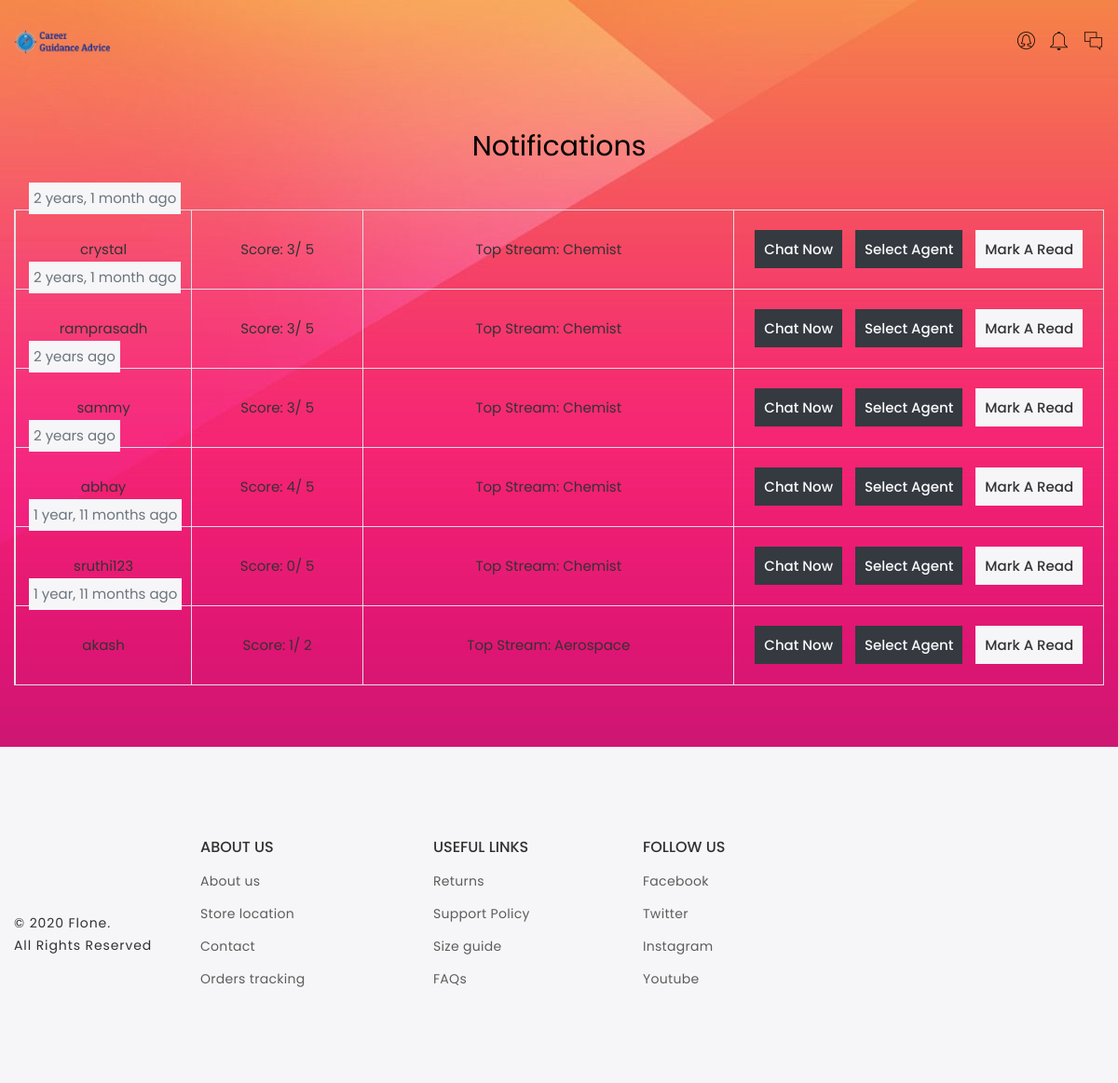
Page /counsellor-agent/notification/counsellor/ (signed in) on the committed database.
### counsellor_agent/models.py (models this page shows, shortened)
class CounsellorNotification(models.Model):
    score = models.ForeignKey("exam.ScoreModel", on_delete=models.DO_NOTHING)
    counsellor = models.ForeignKey("accounts.UserAccounts", on_delete=models.CASCADE)
    notified_at = models.DateTimeField(auto_now_add=True)
    read = models.BooleanField(default=False)

### exam/models.py (models this page shows)
class ScoreModel(models.Model):
    student = models.ForeignKey('accounts.UserAccounts', on_delete=models.CASCADE)
    score = models.IntegerField()
    out_of = models.IntegerField()
    top_stream = models.ForeignKey(SubStreamModel, on_delete=models.CASCADE)
    exam_date = models.DateTimeField(auto_now_add=True)

class SubStreamModel(models.Model):
    stream = models.ForeignKey(StreamModel, on_delete=models.CASCADE)
    name = models.CharField(max_length=30)
    def __str__(self):
        return self.name

### accounts/models.py (models this page shows, shortened)
class UserAccounts(AbstractUser):
    is_student = models.BooleanField(default=False, null=False)
    is_counsellor = models.BooleanField(default=False, null=False)
    is_agent = models.BooleanField(default=False, null=False)
    first_name = None
    last_name = None
    def get_role(self):
        if self.is_student:
            return "student"
        elif self.is_counsellor:
            return "counsellor"
        elif self.is_agent:
            return "agent"
        else:
            return "admin"

### counsellor_agent/views.py (the view)
# urls.py: path('notification/counsellor/', views.counsellor_notifications, name = 'counsellor_notifications'),
@login_required
@user_passes_test(lambda u: u.is_counsellor)
def counsellor_notifications(request):
    notifications = CounsellorNotification.objects.filter(counsellor=request.user)
    return render(request, "counsellor_agent/counsellor_notifications.html", {"notifications": notifications})

### templates/counsellor_agent/counsellor_notifications.html
{% extends 'base.html' %}
{% load static %}
{% load humanize %}
{% block content %}
<div class="suppoer-area pb-50 pt-50">
    <div class="container">
        <h2 class="text-center mb-50">
            Notifications</h2>
        <div class="table-content table-responsive cart-table-content">
            <table class="table table-bordered">
                <tbody>
                    {% for item in notifications %}
                    <tr class="{% if item.read %} bg-gray {% endif %}">
                        <td>
                            <span class="bg-gray text-muted" style="position: absolute; margin-top:-60px; margin-left: 15px;padding:5px">
                                {{ item.notified_at | naturaltime }}
                            </span>
                        </td>
                        <td style='width: 200px;'>{{ item.score.student }}
                        </td>
                        <td style='width: 200px;'>Score: {{ item.score.score }}/ {{ item.score.out_of }}</td>
                        <td class="product-name">Top Stream: {{ item.score.top_stream }}</td>
                        <td class="product-name">
                            <a class="bg-dark text-light mr-10" style="padding: 10px;" href="{% url 'counsellor_agent:chat_box' item.score.student.id %}">Chat Now</a>
                            <a class="bg-dark text-light mr-10" style="padding: 10px;" href="{% url 'counsellor_agent:select_agent' item.score.id %}">Select Agent</a>
                            {% if not item.read %}
                            <a class="bg-gray" style="padding: 10px;" href="{% url 'counsellor_agent:counsellor_mark_as_read' item.id %}">Mark A Read</a>
                            {% endif %}
                        </td>
                    </tr>
                    {% endfor %}
                </tbody>
            </table>
        </div>
    </div>
</div>
{% endblock %}

### rows in the picture
CounsellorNotification: notified_at "2 years, 1 month ago", score.student "crystal", score.score "3", score.out_of "5", score.top_stream "Chemist", read "Mark A Read"
CounsellorNotification: notified_at "2 years, 1 month ago", score.student "ramprasadh", score.score "3", score.out_of "5", score.top_stream "Chemist", read "Mark A Read"
CounsellorNotification: notified_at "2 years ago", score.student "sammy", score.score "3", score.out_of "5", score.top_stream "Chemist", read "Mark A Read"
CounsellorNotification: notified_at "2 years ago", score.student "abhay", score.score "4", score.out_of "5", score.top_stream "Chemist", read "Mark A Read"
CounsellorNotification: notified_at "1 year, 11 months ago", score.student "sruthi123", score.score "0", score.out_of "5", score.top_stream "Chemist", read "Mark A Read"
CounsellorNotification: notified_at "1 year, 11 months ago", score.student "akash", score.score "1", score.out_of "2", score.top_stream "Aerospace", read "Mark A Read"
